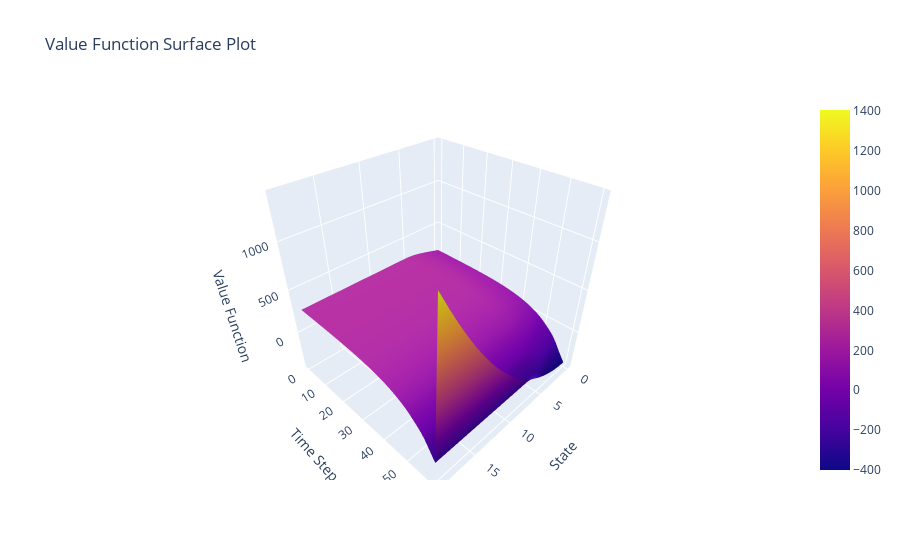

Notebook code for this chart:
### Code cell
# mesh plot of value function
X, Y = np.meshgrid(range(N), range(time_steps + 1))
Z = V

fig = go.Figure(data=[go.Surface(z=Z, x=X, y=Y)])
fig.update_layout(title='Value Function Surface Plot', scene=dict(
    xaxis_title='State',
    yaxis_title='Time Step',
    zaxis_title='Value Function'))
fig.show()

### Figure 1 — Plotly figure (JSON) as saved in the notebook; plotly's stock layout.template omitted (floating-point values rounded to 4 significant figures; data arrays with more than 128 entries replaced by an {"elided": "..."} marker saying what was removed)
{"data": [{"type": "surface", "x": {"elided": "61x20 int values"}, "y": {"elided": "61x20 int values"}, "z": {"elided": "61x20 float values"}}], "layout": {"scene": {"xaxis": {"title": {"text": "State"}}, "yaxis": {"title": {"text": "Time Step"}}, "zaxis": {"title": {"text": "Value Function"}}}, "title": {"text": "Value Function Surface Plot"}}}
